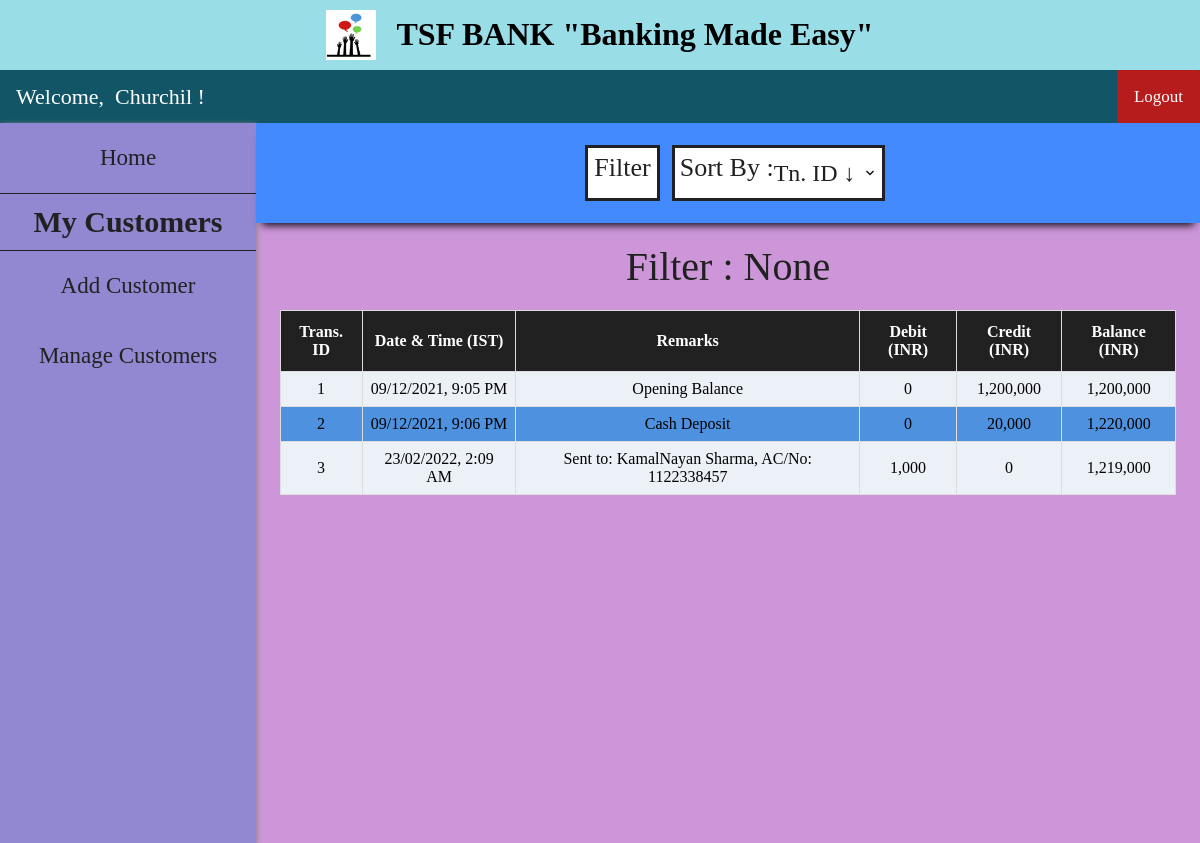
Screenshot of /transactions.php?cust_id=3 (signed in) with the database file from the repository.
### tables this page shows
CREATE TABLE `passbook3` (
  `trans_id` int NOT NULL AUTO_INCREMENT,
  `trans_date` datetime DEFAULT NULL,
  `remarks` varchar(255) DEFAULT NULL,
  `debit` int DEFAULT NULL,
  `credit` int DEFAULT NULL,
  `balance` int DEFAULT NULL,
  PRIMARY KEY (`trans_id`)
);

### transactions.php (the view, shortened to what this page needs)
<?php
    include "connect.php";
    include "header.php";
    include "user_navbar.php";
    include "admin_sidebar.php";
    $sql0 = "SELECT * FROM passbook".$_SESSION['cust_id'];
    $filter_indicator = "None";
?>
<!DOCTYPE html>
<html>
<head>
    <link rel="stylesheet" href="transactions_style.css">
</head>
<body>
    <div class="search-bar-wrapper">
        <div class="search-bar" id="the-search-bar">
            <div class="flex-item-search-bar" id="fi-search-bar">
                <button id="search" onclick="document.getElementById('id01').style.display='block'">Filter</button>
                <div class="flex-item-by">
                    <label id="sort">Sort By :</label>
                </div>
                <div class="flex-item-search-by">
                    <select name="by" onChange="window.location.href=this.value">
                        <option selected disabled hidden>
                            <?php if (empty($_GET['sort'])) {?>Tn. ID &darr;<?php } ?>
                        </option>
                    </select>
                </div>
            </div>
        </div>
    </div>
    <div class="flex-container">
        <p id="none">Filter : <?php echo $filter_indicator ?></p>
    </div>
    <div class="flex-container">
        <?php
            $result = $conn->query($sql0);
            if ($result->num_rows > 0) {?>
                <table id="transactions">
                    <tr>
                        <th>Trans. ID</th>
                        <th>Date & Time (IST)</th>
                        <th>Remarks</th>
                        <th>Debit (INR)</th>
                        <th>Credit (INR)</th>
                        <th>Balance (INR)</th>
                    </tr>
        <?php
            while($row = $result->fetch_assoc()) {?>
                    <tr>
                        <td><?php echo $row["trans_id"]; ?></td>
                        <td>
                            <?php
                                $time = strtotime($row["trans_date"]);
                                $sanitized_time = date("d/m/Y, g:i A", $time);
                                echo $sanitized_time;
                             ?>
                        </td>
                        <td><?php echo $row["remarks"]; ?></td>
                        <td><?php echo number_format($row["debit"]); ?></td>
                        <td><?php echo number_format($row["credit"]); ?></td>
                        <td><?php echo number_format($row["balance"]); ?></td>
                    </tr>
            <?php } ?>
            </table>
            <?php
            } else {  ?>
                <p id="none"> No results found :(</p>
            <?php }
            $conn->close(); ?>
    </div>
</body>
</html>

### header_style.css (style rules this page uses)
body { margin: 0; padding: 0; background-color: #FAFAFA; text-align: center; }

### transactions_style.css (style rules this page uses)
body { background-color: #cc96d9; }
.flex-container { display: -webkit-flex; display: flex; margin-left: 256px; width: auto; height: auto; padding-top: 20px; flex-direction: column; overflow-x: auto; }
.search-bar-wrapper { height: 100px; }
.search-bar-wrapper .search-bar { display: -webkit-flex; display: flex; margin-left: 256px; position: relative; width: auto; height: 100px; flex-direction: column; background-color: #448AFF; box-shadow: 0 8px 8px -6px black; overflow: hidden; }
label[id="sort"] { display: block; float: left; color: #212121; font-family: 'Sansita Swashed', cursive; font-size: 26px; background-color: white; border: 3px solid #212121; border-right: 0; margin: 12px; margin-right: 0px; height: 45px; padding-top: 5px; padding-left: 5px; }
select { font-family: 'Sansita Swashed', cursive; color: #212121; font-size: 24px; background: url("images/down_arrow.png") 96% / 15% no-repeat #eee; -webkit-appearance: none; -moz-appearance: none; background-color: white; border: 3px solid #212121; border-left: 0; margin: 12px; margin-left: 0px; height: 56px; width: 115%; }
.flex-item-search-bar { display: -webkit-flex; display: flex; flex-direction: row; margin: auto; width: auto; height: auto; }
button[id="search"] { font-family: 'Sansita Swashed', cursive; color: #212121; font-size: 26px; background-color: white; cursor: pointer; height: 40px; margin-top: 12px; padding-top: 5px; padding-bottom: 45px; border: 3px solid #212121; }
label { display: block; float: left; color: #212121; font-family: 'Sansita Swashed', cursive; font-size: 20px; }
#transactions { font-family: 'Sansita Swashed', cursive; border-collapse: collapse; width: 80%; margin: auto; }
@media screen and (max-width: 1280px) { #transactions { width: 95%; } }
#transactions td, #transactions th { text-align: center; border: 1px solid #ddd; padding: 8px; }
#transactions tr:nth-child(odd) { background-color: #4e92df; }
#transactions tr:nth-child(even) { background-color: #ebf1f7; }
#transactions th { padding-top: 12px; padding-bottom: 12px; background-color: #212121; color: white; }
p[id="none"] { margin: auto; font-size: 40px; color: #212121; font-family: 'Sansita Swashed', cursive; }

### rows the page displays
passbook3: trans_id "1", trans_date "09/12/2021, 9:05 PM", remarks "Opening Balance", debit "0", credit "1,200,000", balance "1,200,000"
passbook3: trans_id "2", trans_date "09/12/2021, 9:06 PM", remarks "Cash Deposit", debit "0", credit "20,000", balance "1,220,000"
passbook3: trans_id "3", trans_date "23/02/2022, 2:09 AM", remarks "Sent to: KamalNayan Sharma, AC/No: 1122338457", debit "1,000", credit "0", balance "1,219,000"

### other values shown
$filter_indicator "None"
